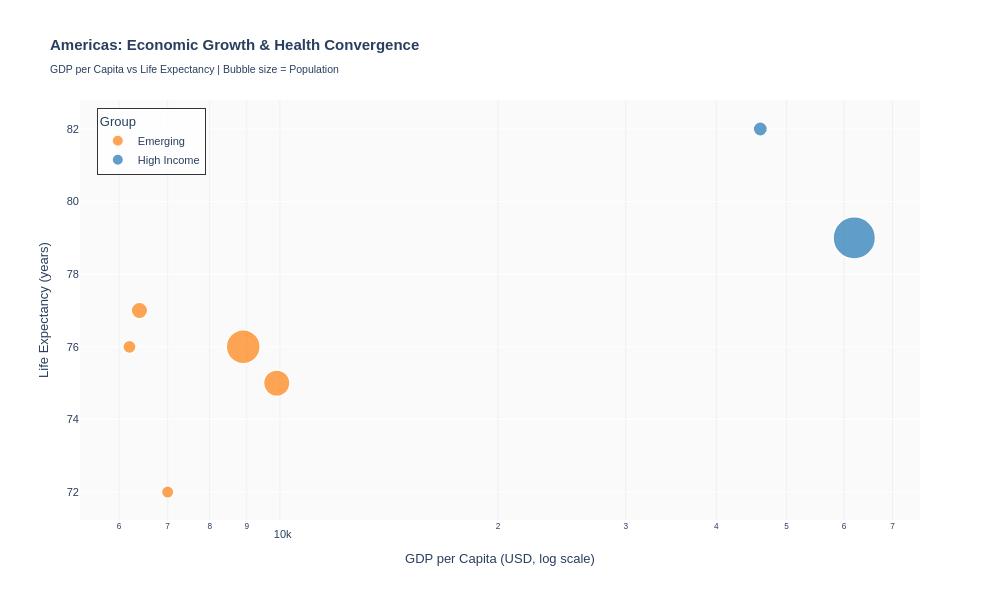

Notebook code cell kept with this figure:
### Markdown cell above
## Task 1 — Scatter: GDP vs Life Expectancy by Continent

**Objective:** Create a scatter plot showing the relationship between GDP per capita and life expectancy for a specific continent. Use colour sparingly (one categorical variable) to highlight patterns.

**Design Strategy:**
- Single continent focus (Americas chosen for diversity)
- Log scale on x-axis (GDP per capita) for better distribution
- Two-colour palette for contrast
- Country labels for interactivity
- Clear, insight-driven title

### Code cell
# Task 1: Scatter Chart — Americas (GDP vs Life Expectancy)
# Filter for Americas continent
df_americas = df[df['Continent'] == 'Americas'].copy()

# Add a simple grouping variable for colour differentiation
# (demonstrates colour use with categorical variable)
df_americas['Development_Group'] = df_americas['GDP_per_capita'].apply(
    lambda x: 'High Income' if x > 20000 else 'Emerging'
)

fig1 = px.scatter(
    df_americas,
    x='GDP_per_capita',
    y='Life_expectancy',
    color='Development_Group',
    hover_name='Country',
    hover_data={'GDP_per_capita': '$,.0f', 'Life_expectancy': ':.1f', 'Development_Group': False},
    size='Population',
    size_max=30,
    color_discrete_map={
        'High Income': '#1f77b4',      # Professional blue
        'Emerging': '#ff7f0e'           # Accent orange
    },
    labels={
        'GDP_per_capita': 'GDP per Capita (USD, log scale)',
        'Life_expectancy': 'Life Expectancy (years)',
        'Development_Group': 'Group'
    },
    title='<b>Americas: Economic Growth & Health Convergence</b><br><sub>GDP per Capita vs Life Expectancy | Bubble size = Population</sub>'
)

# Apply log scale to x-axis
fig1.update_xaxes(type='log', gridwidth=1, gridcolor='rgba(200,200,200,0.2)')

# Professional styling
fig1.update_layout(
    width=1000,
    height=600,
    font=dict(family='Arial, sans-serif', size=11),
    hovermode='closest',
    plot_bgcolor='rgba(250,250,250,1)',
    paper_bgcolor='white',
    showlegend=True,
    legend=dict(
        x=0.02,
        y=0.98,
        bgcolor='rgba(255,255,255,0.8)',
        bordercolor='#333',
        borderwidth=1
    )
)

fig1.update_traces(
    marker=dict(
        opacity=0.7,
        line=dict(width=1.5, color='white')
    )
)

fig1.show()

print(f"✓ Task 1 Complete: {len(df_americas)} American countries plotted")

### Figure 1 — Plotly figure (JSON) as saved in the notebook; plotly's stock layout.template omitted (floating-point values rounded to 4 significant figures)
{"data": [{"customdata": [["Emerging"], ["Emerging"], ["Emerging"], ["Emerging"], ["Emerging"]], "hovertemplate": "<b>%{hovertext}</b><br><br>GDP per Capita (USD, log scale)=%{x$,.0f}<br>Life Expectancy (years)=%{y:.1f}<br>Population=%{marker.size}<extra></extra>", "hovertext": ["Brazil", "Colombia", "Mexico", "Peru", "Venezuela"], "legendgroup": "Emerging", "marker": {"color": "#ff7f0e", "line": {"color": "white", "width": 1.5}, "opacity": 0.7, "size": [215000000, 51000000, 130000000, 33000000, 29000000], "sizemode": "area", "sizeref": 372200.0, "symbol": "circle"}, "mode": "markers", "name": "Emerging", "orientation": "v", "showlegend": true, "type": "scatter", "x": [8900, 6400, 9900, 6200, 7000], "xaxis": "x", "y": [76, 77, 75, 76, 72], "yaxis": "y"}, {"customdata": [["High Income"], ["High Income"]], "hovertemplate": "<b>%{hovertext}</b><br><br>GDP per Capita (USD, log scale)=%{x$,.0f}<br>Life Expectancy (years)=%{y:.1f}<br>Population=%{marker.size}<extra></extra>", "hovertext": ["Canada", "USA"], "legendgroup": "High Income", "marker": {"color": "#1f77b4", "line": {"color": "white", "width": 1.5}, "opacity": 0.7, "size": [38000000, 335000000], "sizemode": "area", "sizeref": 372200.0, "symbol": "circle"}, "mode": "markers", "name": "High Income", "orientation": "v", "showlegend": true, "type": "scatter", "x": [46000, 62000], "xaxis": "x", "y": [82, 79], "yaxis": "y"}], "layout": {"font": {"family": "Arial, sans-serif", "size": 11}, "height": 600, "hovermode": "closest", "legend": {"bgcolor": "rgba(255,255,255,0.8)", "bordercolor": "#333", "borderwidth": 1, "itemsizing": "constant", "title": {"text": "Group"}, "tracegroupgap": 0, "x": 0.02, "y": 0.98}, "paper_bgcolor": "white", "plot_bgcolor": "rgba(250,250,250,1)", "showlegend": true, "title": {"text": "<b>Americas: Economic Growth & Health Convergence</b><br><sub>GDP per Capita vs Life Expectancy | Bubble size = Population</sub>"}, "width": 1000, "xaxis": {"anchor": "y", "domain": [0, 1], "gridcolor": "rgba(200,200,200,0.2)", "gridwidth": 1, "title": {"text": "GDP per Capita (USD, log scale)"}, "type": "log"}, "yaxis": {"anchor": "x", "domain": [0, 1], "title": {"text": "Life Expectancy (years)"}}}}
